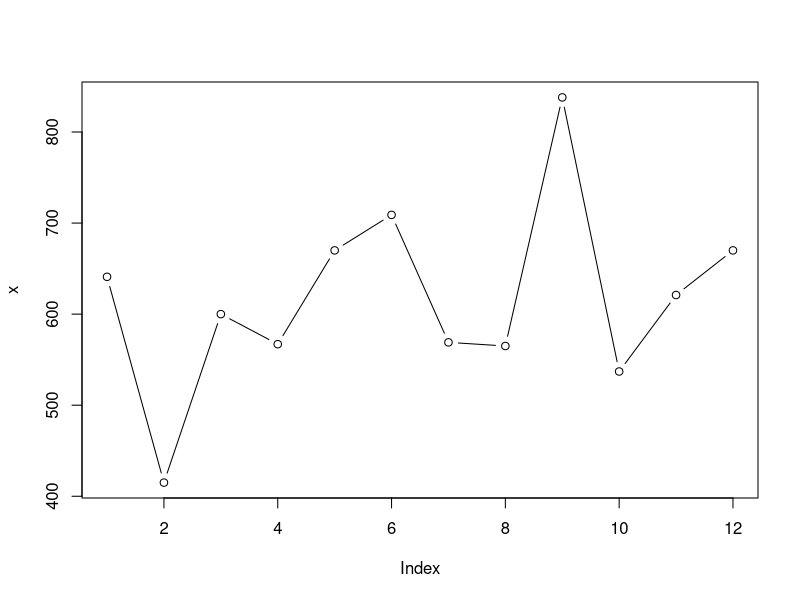
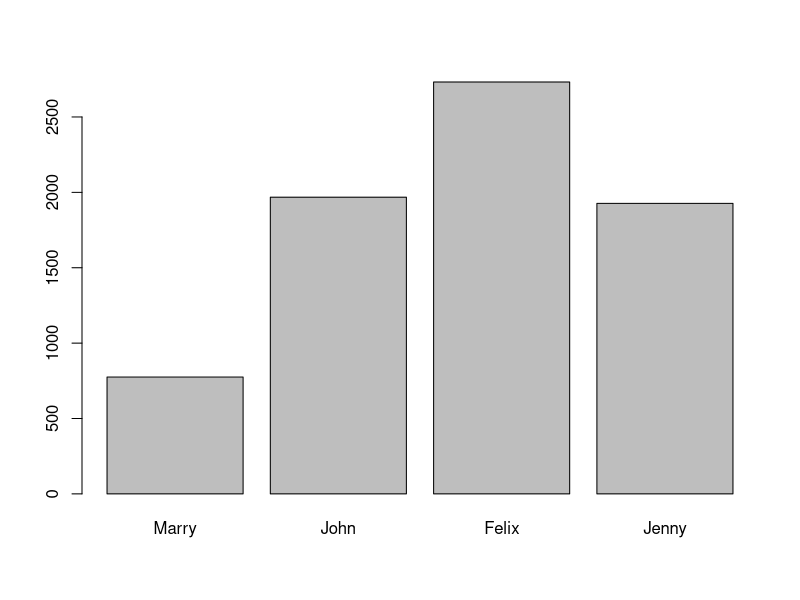
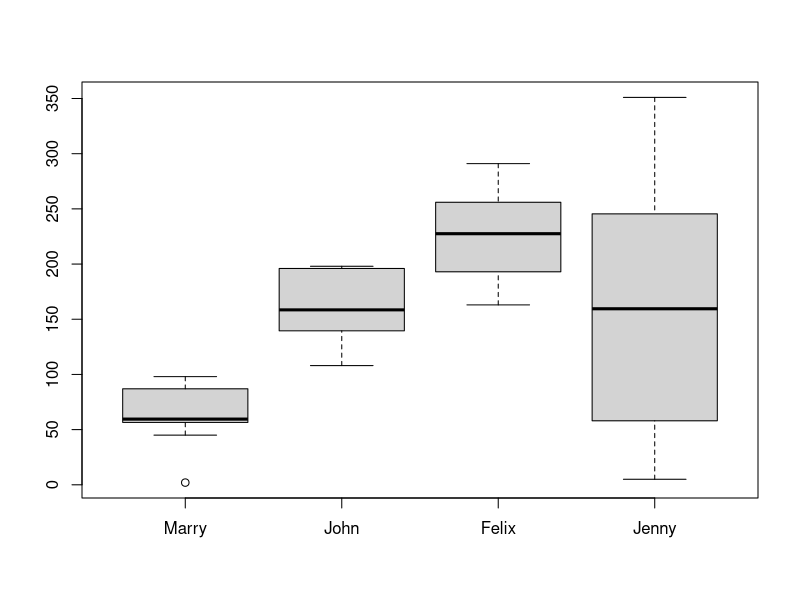
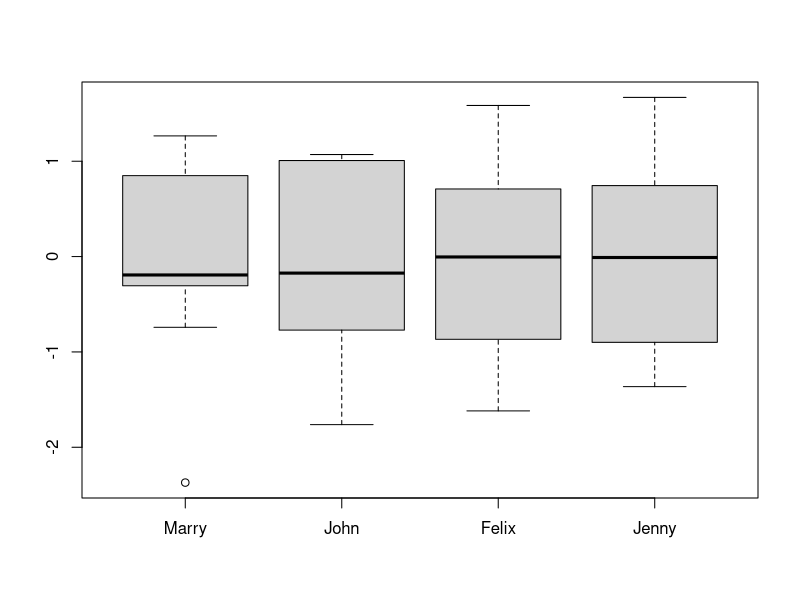

Recreate these plots in R, in order.
set.seed(101)
sales<- data.frame(row.names = month.abb[1:12],
                   Marry=sample(0:100,12,replace=TRUE),
                   John=sample(100:200,12,replace = TRUE),
                   Felix=sample(150:300,12,replace=TRUE),
                   Jenny=sample(0:400,12, replace = TRUE))

apply(sales, 2, sum)
apply(sales, 1, sum)
#-------------------
x<-apply(sales, 1, sum)
#-------------------
plot(x,type = "b")
#-------------------
y<-apply(sales,2,sum)
#-------------------
barplot(y)
#-------------------
boxplot(sales)
#-------------------
sales_mean<-apply(sales, 2, mean)
sales_sd<-apply(sales, 2, sd)
df1<-sweep(sales,2, sales_mean, "-")
df2<-sweep(df1,2,sales_sd,"/")
boxplot(df2)
#-------------------
lapply(sales,"sum") #matrica
#-------------------
sapply(sales,"sum") #vektorius
#-------------------
a<-rep(1,3)
b<-rep(2,3)
c<-rep(3,3)
mapply(sum,a,b,c)
#-------------------
z<-lapply(sales,"mean")
rapply(z, function(x){x*0.15})
#-------------------
head(airquality)
s<-split(airquality, airquality$Month)
sapply(s, function(x) colMeans(x[1:4], na.rm = T))
#-------------------

